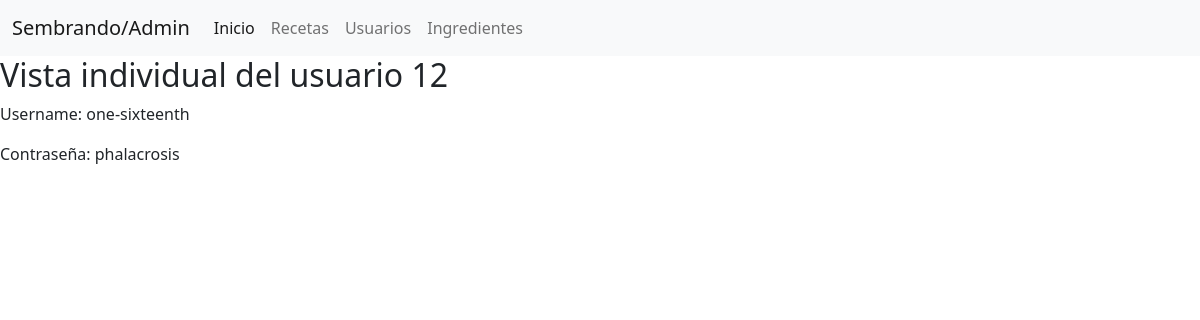
The app's page /usuarios/12 with its own data.
### tables this page shows
CREATE TABLE usuarios(
id INTEGER PRIMARY KEY AUTOINCREMENT,
nombre TEXT,
clave TEXT
);

### servidor.py (the view)
@app.route('/usuarios/<id>', methods=['GET'])
def verUsuario(id):
    _usuario = usuario.obtenerUsuarioId(id)
    return render_template("index.html", content="usuario", usuario=_usuario[0])

### datos/baseDeDatos.py (called while the page is built)
    def _crear_conexion(self):
        try:
            self.conexion = sqlite3.connect(BaseDeDatos.urlBaseDeDatos)
        except Exception as e:
            print(e)

    def _cerrar_conexion(self):
        self.conexion.close()
        self.conexion = None

    def ejecutar_sql(self, sql, retornar_id_creado=False):
        self._crear_conexion()
        cur = self.conexion.cursor()
        cur.execute(sql)
        filas = cur.fetchall()
        if retornar_id_creado:
            filas = cur.lastrowid
        self.conexion.commit()
        self._cerrar_conexion()
        return filas

### datos/modelos/usuario.py (called while the page is built)
def obtenerUsuarioId(id):
    obtenerUsuarioSqlId = f"""
        SELECT id, nombre, clave
        FROM usuarios
        WHERE id = '{id}'"""
    bd = BaseDeDatos()
    return bd.ejecutar_sql(obtenerUsuarioSqlId)

### templates/index.html (shortened to what this page needs)
{% extends 'base.html' %}
{% block content %}
{% if content == "usuario" %}
<h2> Vista individual del usuario {{usuario[0]}}</h2>
<p>Username: {{usuario[1]}}</p>
<p>Contraseña: {{usuario[2]}}</p>
{% endif %}
{% endblock %}

### records on screen
usuarios: id "12", nombre "one-sixteenth", clave "phalacrosis"
